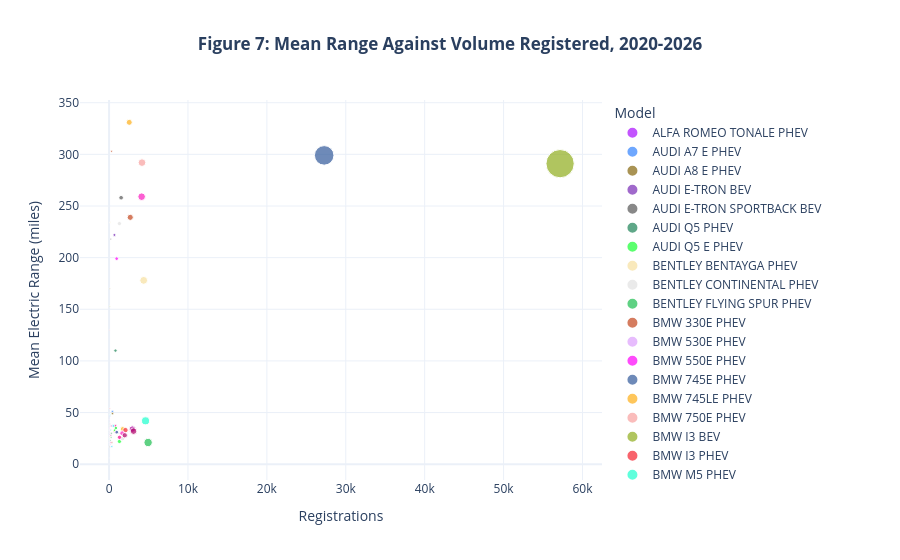

Notebook code cell kept with this figure:
### Code cell
fig = viz.late_period_scatter(models_2020_2026)

fig.show()

### Figure 1 — Plotly figure (JSON) as saved in the notebook; plotly's stock layout.template omitted (floating-point values rounded to 4 significant figures)
{"data": [{"hovertemplate": "Model=ALFA ROMEO TONALE PHEV<br>Registrations=%{marker.size}<br>Mean Electric Range (miles)=%{y}<extra></extra>", "legendgroup": "ALFA ROMEO TONALE PHEV", "marker": {"color": "#AA0DFE", "size": [98], "sizemode": "area", "sizeref": 142.9, "symbol": "circle"}, "mode": "markers", "name": "ALFA ROMEO TONALE PHEV", "orientation": "v", "showlegend": true, "type": "scatter", "x": [98], "xaxis": "x", "y": [33.0], "yaxis": "y"}, {"hovertemplate": "Model=AUDI A7 E PHEV<br>Registrations=%{marker.size}<br>Mean Electric Range (miles)=%{y}<extra></extra>", "legendgroup": "AUDI A7 E PHEV", "marker": {"color": "#3283FE", "size": [11], "sizemode": "area", "sizeref": 142.9, "symbol": "circle"}, "mode": "markers", "name": "AUDI A7 E PHEV", "orientation": "v", "showlegend": true, "type": "scatter", "x": [11], "xaxis": "x", "y": [24.0], "yaxis": "y"}, {"hovertemplate": "Model=AUDI A8 E PHEV<br>Registrations=%{marker.size}<br>Mean Electric Range (miles)=%{y}<extra></extra>", "legendgroup": "AUDI A8 E PHEV", "marker": {"color": "#85660D", "size": [4], "sizemode": "area", "sizeref": 142.9, "symbol": "circle"}, "mode": "markers", "name": "AUDI A8 E PHEV", "orientation": "v", "showlegend": true, "type": "scatter", "x": [4], "xaxis": "x", "y": [17.0], "yaxis": "y"}, {"hovertemplate": "Model=AUDI E-TRON BEV<br>Registrations=%{marker.size}<br>Mean Electric Range (miles)=%{y}<extra></extra>", "legendgroup": "AUDI E-TRON BEV", "marker": {"color": "#782AB6", "size": [678], "sizemode": "area", "sizeref": 142.9, "symbol": "circle"}, "mode": "markers", "name": "AUDI E-TRON BEV", "orientation": "v", "showlegend": true, "type": "scatter", "x": [678], "xaxis": "x", "y": [222.0], "yaxis": "y"}, {"hovertemplate": "Model=AUDI E-TRON SPORTBACK BEV<br>Registrations=%{marker.size}<br>Mean Electric Range (miles)=%{y}<extra></extra>", "legendgroup": "AUDI E-TRON SPORTBACK BEV", "marker": {"color": "#565656", "size": [208], "sizemode": "area", "sizeref": 142.9, "symbol": "circle"}, "mode": "markers", "name": "AUDI E-TRON SPORTBACK BEV", "orientation": "v", "showlegend": true, "type": "scatter", "x": [208], "xaxis": "x", "y": [218.0], "yaxis": "y"}, {"hovertemplate": "Model=AUDI Q5 PHEV<br>Registrations=%{marker.size}<br>Mean Electric Range (miles)=%{y}<extra></extra>", "legendgroup": "AUDI Q5 PHEV", "marker": {"color": "#1C8356", "size": [160], "sizemode": "area", "sizeref": 142.9, "symbol": "circle"}, "mode": "markers", "name": "AUDI Q5 PHEV", "orientation": "v", "showlegend": true, "type": "scatter", "x": [160], "xaxis": "x", "y": [23.0], "yaxis": "y"}, {"hovertemplate": "Model=AUDI Q5 E PHEV<br>Registrations=%{marker.size}<br>Mean Electric Range (miles)=%{y}<extra></extra>", "legendgroup": "AUDI Q5 E PHEV", "marker": {"color": "#16FF32", "size": [1312], "sizemode": "area", "sizeref": 142.9, "symbol": "circle"}, "mode": "markers", "name": "AUDI Q5 E PHEV", "orientation": "v", "showlegend": true, "type": "scatter", "x": [1312], "xaxis": "x", "y": [22.0], "yaxis": "y"}, {"hovertemplate": "Model=BENTLEY BENTAYGA PHEV<br>Registrations=%{marker.size}<br>Mean Electric Range (miles)=%{y}<extra></extra>", "legendgroup": "BENTLEY BENTAYGA PHEV", "marker": {"color": "#F7E1A0", "size": [3], "sizemode": "area", "sizeref": 142.9, "symbol": "circle"}, "mode": "markers", "name": "BENTLEY BENTAYGA PHEV", "orientation": "v", "showlegend": true, "type": "scatter", "x": [3], "xaxis": "x", "y": [23.0], "yaxis": "y"}, {"hovertemplate": "Model=BENTLEY CONTINENTAL PHEV<br>Registrations=%{marker.size}<br>Mean Electric Range (miles)=%{y}<extra></extra>", "legendgroup": "BENTLEY CONTINENTAL PHEV", "marker": {"color": "#E2E2E2", "size": [2], "sizemode": "area", "sizeref": 142.9, "symbol": "circle"}, "mode": "markers", "name": "BENTLEY CONTINENTAL PHEV", "orientation": "v", "showlegend": true, "type": "scatter", "x": [2], "xaxis": "x", "y": [40.0], "yaxis": "y"}, {"hovertemplate": "Model=BENTLEY FLYING SPUR PHEV<br>Registrations=%{marker.size}<br>Mean Electric Range (miles)=%{y}<extra></extra>", "legendgroup": "BENTLEY FLYING SPUR PHEV", "marker": {"color": "#1CBE4F", "size": [4], "sizemode": "area", "sizeref": 142.9, "symbol": "circle"}, "mode": "markers", "name": "BENTLEY FLYING SPUR PHEV", "orientation": "v", "showlegend": true, "type": "scatter", "x": [4], "xaxis": "x", "y": [33.0], "yaxis": "y"}, {"hovertemplate": "Model=BMW 330E PHEV<br>Registrations=%{marker.size}<br>Mean Electric Range (miles)=%{y}<extra></extra>", "legendgroup": "BMW 330E PHEV", "marker": {"color": "#C4451C", "size": [338], "sizemode": "area", "sizeref": 142.9, "symbol": "circle"}, "mode": "markers", "name": "BMW 330E PHEV", "orientation": "v", "showlegend": true, "type": "scatter", "x": [338], "xaxis": "x", "y": [21.0], "yaxis": "y"}, {"hovertemplate": "Model=BMW 530E PHEV<br>Registrations=%{marker.size}<br>Mean Electric Range (miles)=%{y}<extra></extra>", "legendgroup": "BMW 530E PHEV", "marker": {"color": "#DEA0FD", "size": [161], "sizemode": "area", "sizeref": 142.9, "symbol": "circle"}, "mode": "markers", "name": "BMW 530E PHEV", "orientation": "v", "showlegend": true, "type": "scatter", "x": [161], "xaxis": "x", "y": [19.0], "yaxis": "y"}, {"hovertemplate": "Model=BMW 550E PHEV<br>Registrations=%{marker.size}<br>Mean Electric Range (miles)=%{y}<extra></extra>", "legendgroup": "BMW 550E PHEV", "marker": {"color": "#FE00FA", "size": [38], "sizemode": "area", "sizeref": 142.9, "symbol": "circle"}, "mode": "markers", "name": "BMW 550E PHEV", "orientation": "v", "showlegend": true, "type": "scatter", "x": [38], "xaxis": "x", "y": [35.0], "yaxis": "y"}, {"hovertemplate": "Model=BMW 745E PHEV<br>Registrations=%{marker.size}<br>Mean Electric Range (miles)=%{y}<extra></extra>", "legendgroup": "BMW 745E PHEV", "marker": {"color": "#325A9B", "size": [12], "sizemode": "area", "sizeref": 142.9, "symbol": "circle"}, "mode": "markers", "name": "BMW 745E PHEV", "orientation": "v", "showlegend": true, "type": "scatter", "x": [12], "xaxis": "x", "y": [16.0], "yaxis": "y"}, {"hovertemplate": "Model=BMW 745LE PHEV<br>Registrations=%{marker.size}<br>Mean Electric Range (miles)=%{y}<extra></extra>", "legendgroup": "BMW 745LE PHEV", "marker": {"color": "#FEAF16", "size": [4], "sizemode": "area", "sizeref": 142.9, "symbol": "circle"}, "mode": "markers", "name": "BMW 745LE PHEV", "orientation": "v", "showlegend": true, "type": "scatter", "x": [4], "xaxis": "x", "y": [16.0], "yaxis": "y"}, {"hovertemplate": "Model=BMW 750E PHEV<br>Registrations=%{marker.size}<br>Mean Electric Range (miles)=%{y}<extra></extra>", "legendgroup": "BMW 750E PHEV", "marker": {"color": "#F8A19F", "size": [11], "sizemode": "area", "sizeref": 142.9, "symbol": "circle"}, "mode": "markers", "name": "BMW 750E PHEV", "orientation": "v", "showlegend": true, "type": "scatter", "x": [11], "xaxis": "x", "y": [34.0], "yaxis": "y"}, {"hovertemplate": "Model=BMW I3 BEV<br>Registrations=%{marker.size}<br>Mean Electric Range (miles)=%{y}<extra></extra>", "legendgroup": "BMW I3 BEV", "marker": {"color": "#90AD1C", "size": [84], "sizemode": "area", "sizeref": 142.9, "symbol": "circle"}, "mode": "markers", "name": "BMW I3 BEV", "orientation": "v", "showlegend": true, "type": "scatter", "x": [84], "xaxis": "x", "y": [153.0], "yaxis": "y"}, {"hovertemplate": "Model=BMW I3 PHEV<br>Registrations=%{marker.size}<br>Mean Electric Range (miles)=%{y}<extra></extra>", "legendgroup": "BMW I3 PHEV", "marker": {"color": "#F6222E", "size": [65], "sizemode": "area", "sizeref": 142.9, "symbol": "circle"}, "mode": "markers", "name": "BMW I3 PHEV", "orientation": "v", "showlegend": true, "type": "scatter", "x": [65], "xaxis": "x", "y": [130.0], "yaxis": "y"}, {"hovertemplate": "Model=BMW M5 PHEV<br>Registrations=%{marker.size}<br>Mean Electric Range (miles)=%{y}<extra></extra>", "legendgroup": "BMW M5 PHEV", "marker": {"color": "#1CFFCE", "size": [53], "sizemode": "area", "sizeref": 142.9, "symbol": "circle"}, "mode": "markers", "name": "BMW M5 PHEV", "orientation": "v", "showlegend": true, "type": "scatter", "x": [53], "xaxis": "x", "y": [25.0], "yaxis": "y"}, {"hovertemplate": "Model=BMW X3 PHEV<br>Registrations=%{marker.size}<br>Mean Electric Range (miles)=%{y}<extra></extra>", "legendgroup": "BMW X3 PHEV", "marker": {"color": "#2ED9FF", "size": [349], "sizemode": "area", "sizeref": 142.9, "symbol": "circle"}, "mode": "markers", "name": "BMW X3 PHEV", "orientation": "v", "showlegend": true, "type": "scatter", "x": [349], "xaxis": "x", "y": [17.0], "yaxis": "y"}, {"hovertemplate": "Model=BMW X5 PHEV<br>Registrations=%{marker.size}<br>Mean Electric Range (miles)=%{y}<extra></extra>", "legendgroup": "BMW X5 PHEV", "marker": {"color": "#B10DA1", "size": [2946], "sizemode": "area", "sizeref": 142.9, "symbol": "circle"}, "mode": "markers", "name": "BMW X5 PHEV", "orientation": "v", "showlegend": true, "type": "scatter", "x": [2946], "xaxis": "x", "y": [34.0], "yaxis": "y"}, {"hovertemplate": "Model=BMW XM PHEV<br>Registrations=%{marker.size}<br>Mean Electric Range (miles)=%{y}<extra></extra>", "legendgroup": "BMW XM PHEV", "marker": {"color": "#C075A6", "size": [32], "sizemode": "area", "sizeref": 142.9, "symbol": "circle"}, "mode": "markers", "name": "BMW XM PHEV", "orientation": "v", "showlegend": true, "type": "scatter", "x": [32], "xaxis": "x", "y": [31.0], "yaxis": "y"}, {"hovertemplate": "Model=CHEVROLET BOLT EV BEV<br>Registrations=%{marker.size}<br>Mean Electric Range (miles)=%{y}<extra></extra>", "legendgroup": "CHEVROLET BOLT EV BEV", "marker": {"color": "#FC1CBF", "size": [4128], "sizemode": "area", "sizeref": 142.9, "symbol": "circle"}, "mode": "markers", "name": "CHEVROLET BOLT EV BEV", "orientation": "v", "showlegend": true, "type": "scatter", "x": [4128], "xaxis": "x", "y": [259.0], "yaxis": "y"}, {"hovertemplate": "Model=CHRYSLER PACIFICA PHEV<br>Registrations=%{marker.size}<br>Mean Electric Range (miles)=%{y}<extra></extra>", "legendgroup": "CHRYSLER PACIFICA PHEV", "marker": {"color": "#B00068", "size": [3102], "sizemode": "area", "sizeref": 142.9, "symbol": "circle"}, "mode": "markers", "name": "CHRYSLER PACIFICA PHEV", "orientation": "v", "showlegend": true, "type": "scatter", "x": [3102], "xaxis": "x", "y": [32.0], "yaxis": "y"}, {"hovertemplate": "Model=DODGE HORNET PHEV<br>Registrations=%{marker.size}<br>Mean Electric Range (miles)=%{y}<extra></extra>", "legendgroup": "DODGE HORNET PHEV", "marker": {"color": "#FBE426", "size": [715], "sizemode": "area", "sizeref": 142.9, "symbol": "circle"}, "mode": "markers", "name": "DODGE HORNET PHEV", "orientation": "v", "showlegend": true, "type": "scatter", "x": [715], "xaxis": "x", "y": [32.0], "yaxis": "y"}, {"hovertemplate": "Model=FORD ESCAPE PHEV<br>Registrations=%{marker.size}<br>Mean Electric Range (miles)=%{y}<extra></extra>", "legendgroup": "FORD ESCAPE PHEV", "marker": {"color": "#FA0087", "size": [789], "sizemode": "area", "sizeref": 142.9, "symbol": "circle"}, "mode": "markers", "name": "FORD ESCAPE PHEV", "orientation": "v", "showlegend": true, "type": "scatter", "x": [789], "xaxis": "x", "y": [37.0], "yaxis": "y"}, {"hovertemplate": "Model=FORD FUSION PHEV<br>Registrations=%{marker.size}<br>Mean Electric Range (miles)=%{y}<extra></extra>", "legendgroup": "FORD FUSION PHEV", "marker": {"color": "#AA0DFE", "size": [60], "sizemode": "area", "sizeref": 142.9, "symbol": "circle"}, "mode": "markers", "name": "FORD FUSION PHEV", "orientation": "v", "showlegend": true, "type": "scatter", "x": [60], "xaxis": "x", "y": [26.0], "yaxis": "y"}, {"hovertemplate": "Model=HONDA CLARITY PHEV<br>Registrations=%{marker.size}<br>Mean Electric Range (miles)=%{y}<extra></extra>", "legendgroup": "HONDA CLARITY PHEV", "marker": {"color": "#3283FE", "size": [111], "sizemode": "area", "sizeref": 142.9, "symbol": "circle"}, "mode": "markers", "name": "HONDA CLARITY PHEV", "orientation": "v", "showlegend": true, "type": "scatter", "x": [111], "xaxis": "x", "y": [47.0], "yaxis": "y"}, {"hovertemplate": "Model=HYUNDAI IONIQ BEV<br>Registrations=%{marker.size}<br>Mean Electric Range (miles)=%{y}<extra></extra>", "legendgroup": "HYUNDAI IONIQ BEV", "marker": {"color": "#85660D", "size": [90], "sizemode": "area", "sizeref": 142.9, "symbol": "circle"}, "mode": "markers", "name": "HYUNDAI IONIQ BEV", "orientation": "v", "showlegend": true, "type": "scatter", "x": [90], "xaxis": "x", "y": [170.0], "yaxis": "y"}, {"hovertemplate": "Model=HYUNDAI IONIQ PHEV<br>Registrations=%{marker.size}<br>Mean Electric Range (miles)=%{y}<extra></extra>", "legendgroup": "HYUNDAI IONIQ PHEV", "marker": {"color": "#782AB6", "size": [88], "sizemode": "area", "sizeref": 142.9, "symbol": "circle"}, "mode": "markers", "name": "HYUNDAI IONIQ PHEV", "orientation": "v", "showlegend": true, "type": "scatter", "x": [88], "xaxis": "x", "y": [29.0], "yaxis": "y"}, {"hovertemplate": "Model=HYUNDAI KONA BEV<br>Registrations=%{marker.size}<br>Mean Electric Range (miles)=%{y}<extra></extra>", "legendgroup": "HYUNDAI KONA BEV", "marker": {"color": "#565656", "size": [1525], "sizemode": "area", "sizeref": 142.9, "symbol": "circle"}, "mode": "markers", "name": "HYUNDAI KONA BEV", "orientation": "v", "showlegend": true, "type": "scatter", "x": [1525], "xaxis": "x", "y": [258.0], "yaxis": "y"}, {"hovertemplate": "Model=HYUNDAI SANTA FE PHEV<br>Registrations=%{marker.size}<br>Mean Electric Range (miles)=%{y}<extra></extra>", "legendgroup": "HYUNDAI SANTA FE PHEV", "marker": {"color": "#1C8356", "size": [278], "sizemode": "area", "sizeref": 142.9, "symbol": "circle"}, "mode": "markers", "name": "HYUNDAI SANTA FE PHEV", "orientation": "v", "showlegend": true, "type": "scatter", "x": [278], "xaxis": "x", "y": [30.0], "yaxis": "y"}, {"hovertemplate": "Model=HYUNDAI TUCSON PHEV<br>Registrations=%{marker.size}<br>Mean Electric Range (miles)=%{y}<extra></extra>", "legendgroup": "HYUNDAI TUCSON PHEV", "marker": {"color": "#16FF32", "size": [714], "sizemode": "area", "sizeref": 142.9, "symbol": "circle"}, "mode": "markers", "name": "HYUNDAI TUCSON PHEV", "orientation": "v", "showlegend": true, "type": "scatter", "x": [714], "xaxis": "x", "y": [33.0], "yaxis": "y"}, {"hovertemplate": "Model=JAGUAR I-PACE BEV<br>Registrations=%{marker.size}<br>Mean Electric Range (miles)=%{y}<extra></extra>", "legendgroup": "JAGUAR I-PACE BEV", "marker": {"color": "#F7E1A0", "size": [132], "sizemode": "area", "sizeref": 142.9, "symbol": "circle"}, "mode": "markers", "name": "JAGUAR I-PACE BEV", "orientation": "v", "showlegend": true, "type": "scatter", "x": [132], "xaxis": "x", "y": [234.0], "yaxis": "y"}, {"hovertemplate": "Model=JEEP GRAND CHEROKEE PHEV<br>Registrations=%{marker.size}<br>Mean Electric Range (miles)=%{y}<extra></extra>", "legendgroup": "JEEP GRAND CHEROKEE PHEV", "marker": {"color": "#E2E2E2", "size": [1699], "sizemode": "area", "sizeref": 142.9, "symbol": "circle"}, "mode": "markers", "name": "JEEP GRAND CHEROKEE PHEV", "orientation": "v", "showlegend": true, "type": "scatter", "x": [1699], "xaxis": "x", "y": [25.0], "yaxis": "y"}, {"hovertemplate": "Model=JEEP WRANGLER PHEV<br>Registrations=%{marker.size}<br>Mean Electric Range (miles)=%{y}<extra></extra>", "legendgroup": "JEEP WRANGLER PHEV", "marker": {"color": "#1CBE4F", "size": [4947], "sizemode": "area", "sizeref": 142.9, "symbol": "circle"}, "mode": "markers", "name": "JEEP WRANGLER PHEV", "orientation": "v", "showlegend": true, "type": "scatter", "x": [4947], "xaxis": "x", "y": [21.0], "yaxis": "y"}, {"hovertemplate": "Model=KIA NIRO BEV<br>Registrations=%{marker.size}<br>Mean Electric Range (miles)=%{y}<extra></extra>", "legendgroup": "KIA NIRO BEV", "marker": {"color": "#C4451C", "size": [2683], "sizemode": "area", "sizeref": 142.9, "symbol": "circle"}, "mode": "markers", "name": "KIA NIRO BEV", "orientation": "v", "showlegend": true, "type": "scatter", "x": [2683], "xaxis": "x", "y": [239.0], "yaxis": "y"}, {"hovertemplate": "Model=KIA NIRO PHEV<br>Registrations=%{marker.size}<br>Mean Electric Range (miles)=%{y}<extra></extra>", "legendgroup": "KIA NIRO PHEV", "marker": {"color": "#DEA0FD", "size": [915], "sizemode": "area", "sizeref": 142.9, "symbol": "circle"}, "mode": "markers", "name": "KIA NIRO PHEV", "orientation": "v", "showlegend": true, "type": "scatter", "x": [915], "xaxis": "x", "y": [31.0], "yaxis": "y"}, {"hovertemplate": "Model=KIA OPTIMA PHEV<br>Registrations=%{marker.size}<br>Mean Electric Range (miles)=%{y}<extra></extra>", "legendgroup": "KIA OPTIMA PHEV", "marker": {"color": "#FE00FA", "size": [14], "sizemode": "area", "sizeref": 142.9, "symbol": "circle"}, "mode": "markers", "name": "KIA OPTIMA PHEV", "orientation": "v", "showlegend": true, "type": "scatter", "x": [14], "xaxis": "x", "y": [28.0], "yaxis": "y"}, {"hovertemplate": "Model=KIA SORENTO PHEV<br>Registrations=%{marker.size}<br>Mean Electric Range (miles)=%{y}<extra></extra>", "legendgroup": "KIA SORENTO PHEV", "marker": {"color": "#325A9B", "size": [978], "sizemode": "area", "sizeref": 142.9, "symbol": "circle"}, "mode": "markers", "name": "KIA SORENTO PHEV", "orientation": "v", "showlegend": true, "type": "scatter", "x": [978], "xaxis": "x", "y": [31.0], "yaxis": "y"}, {"hovertemplate": "Model=KIA SPORTAGE PHEV<br>Registrations=%{marker.size}<br>Mean Electric Range (miles)=%{y}<extra></extra>", "legendgroup": "KIA SPORTAGE PHEV", "marker": {"color": "#FEAF16", "size": [1724], "sizemode": "area", "sizeref": 142.9, "symbol": "circle"}, "mode": "markers", "name": "KIA SPORTAGE PHEV", "orientation": "v", "showlegend": true, "type": "scatter", "x": [1724], "xaxis": "x", "y": [34.0], "yaxis": "y"}, {"hovertemplate": "Model=LAMBORGHINI REVUELTO PHEV<br>Registrations=%{marker.size}<br>Mean Electric Range (miles)=%{y}<extra></extra>", "legendgroup": "LAMBORGHINI REVUELTO PHEV", "marker": {"color": "#F8A19F", "size": [10], "sizemode": "area", "sizeref": 142.9, "symbol": "circle"}, "mode": "markers", "name": "LAMBORGHINI REVUELTO PHEV", "orientation": "v", "showlegend": true, "type": "scatter", "x": [10], "xaxis": "x", "y": [6.0], "yaxis": "y"}, {"hovertemplate": "Model=LAMBORGHINI URUS PHEV<br>Registrations=%{marker.size}<br>Mean Electric Range (miles)=%{y}<extra></extra>", "legendgroup": "LAMBORGHINI URUS PHEV", "marker": {"color": "#90AD1C", "size": [13], "sizemode": "area", "sizeref": 142.9, "symbol": "circle"}, "mode": "markers", "name": "LAMBORGHINI URUS PHEV", "orientation": "v", "showlegend": true, "type": "scatter", "x": [13], "xaxis": "x", "y": [37.0], "yaxis": "y"}, {"hovertemplate": "Model=LAND ROVER RANGE ROVER PHEV<br>Registrations=%{marker.size}<br>Mean Electric Range (miles)=%{y}<extra></extra>", "legendgroup": "LAND ROVER RANGE ROVER PHEV", "marker": {"color": "#F6222E", "size": [86], "sizemode": "area", "sizeref": 142.9, "symbol": "circle"}, "mode": "markers", "name": "LAND ROVER RANGE ROVER PHEV", "orientation": "v", "showlegend": true, "type": "scatter", "x": [86], "xaxis": "x", "y": [54.0], "yaxis": "y"}, {"hovertemplate": "Model=LAND ROVER RANGE ROVER SPORT PHEV<br>Registrations=%{marker.size}<br>Mean Electric Range (miles)=%{y}<extra></extra>", "legendgroup": "LAND ROVER RANGE ROVER SPORT PHEV", "marker": {"color": "#1CFFCE", "size": [134], "sizemode": "area", "sizeref": 142.9, "symbol": "circle"}, "mode": "markers", "name": "LAND ROVER RANGE ROVER SPORT PHEV", "orientation": "v", "showlegend": true, "type": "scatter", "x": [134], "xaxis": "x", "y": [48.0], "yaxis": "y"}, {"hovertemplate": "Model=LEXUS NX PHEV<br>Registrations=%{marker.size}<br>Mean Electric Range (miles)=%{y}<extra></extra>", "legendgroup": "LEXUS NX PHEV", "marker": {"color": "#2ED9FF", "size": [531], "sizemode": "area", "sizeref": 142.9, "symbol": "circle"}, "mode": "markers", "name": "LEXUS NX PHEV", "orientation": "v", "showlegend": true, "type": "scatter", "x": [531], "xaxis": "x", "y": [37.0], "yaxis": "y"}, {"hovertemplate": "Model=LEXUS RX PHEV<br>Registrations=%{marker.size}<br>Mean Electric Range (miles)=%{y}<extra></extra>", "legendgroup": "LEXUS RX PHEV", "marker": {"color": "#B10DA1", "size": [270], "sizemode": "area", "sizeref": 142.9, "symbol": "circle"}, "mode": "markers", "name": "LEXUS RX PHEV", "orientation": "v", "showlegend": true, "type": "scatter", "x": [270], "xaxis": "x", "y": [37.0], "yaxis": "y"}, {"hovertemplate": "Model=LEXUS TX PHEV<br>Registrations=%{marker.size}<br>Mean Electric Range (miles)=%{y}<extra></extra>", "legendgroup": "LEXUS TX PHEV", "marker": {"color": "#C075A6", "size": [42], "sizemode": "area", "sizeref": 142.9, "symbol": "circle"}, "mode": "markers", "name": "LEXUS TX PHEV", "orientation": "v", "showlegend": true, "type": "scatter", "x": [42], "xaxis": "x", "y": [33.0], "yaxis": "y"}, {"hovertemplate": "Model=LINCOLN AVIATOR PHEV<br>Registrations=%{marker.size}<br>Mean Electric Range (miles)=%{y}<extra></extra>", "legendgroup": "LINCOLN AVIATOR PHEV", "marker": {"color": "#FC1CBF", "size": [200], "sizemode": "area", "sizeref": 142.9, "symbol": "circle"}, "mode": "markers", "name": "LINCOLN AVIATOR PHEV", "orientation": "v", "showlegend": true, "type": "scatter", "x": [200], "xaxis": "x", "y": [21.0], "yaxis": "y"}, {"hovertemplate": "Model=LINCOLN CORSAIR PHEV<br>Registrations=%{marker.size}<br>Mean Electric Range (miles)=%{y}<extra></extra>", "legendgroup": "LINCOLN CORSAIR PHEV", "marker": {"color": "#B00068", "size": [233], "sizemode": "area", "sizeref": 142.9, "symbol": "circle"}, "mode": "markers", "name": "LINCOLN CORSAIR PHEV", "orientation": "v", "showlegend": true, "type": "scatter", "x": [233], "xaxis": "x", "y": [28.0], "yaxis": "y"}, {"hovertemplate": "Model=MAZDA CX-70 PHEV<br>Registrations=%{marker.size}<br>Mean Electric Range (miles)=%{y}<extra></extra>", "legendgroup": "MAZDA CX-70 PHEV", "marker": {"color": "#FBE426", "size": [152], "sizemode": "area", "sizeref": 142.9, "symbol": "circle"}, "mode": "markers", "name": "MAZDA CX-70 PHEV", "orientation": "v", "showlegend": true, "type": "scatter", "x": [152], "xaxis": "x", "y": [26.0], "yaxis": "y"}, {"hovertemplate": "Model=MAZDA CX-90 PHEV<br>Registrations=%{marker.size}<br>Mean Electric Range (miles)=%{y}<extra></extra>", "legendgroup": "MAZDA CX-90 PHEV", "marker": {"color": "#FA0087", "size": [1319], "sizemode": "area", "sizeref": 142.9, "symbol": "circle"}, "mode": "markers", "name": "MAZDA CX-90 PHEV", "orientation": "v", "showlegend": true, "type": "scatter", "x": [1319], "xaxis": "x", "y": [26.0], "yaxis": "y"}, {"hovertemplate": "Model=MERCEDES-BENZ E-CLASS PHEV<br>Registrations=%{marker.size}<br>Mean Electric Range (miles)=%{y}<extra></extra>", "legendgroup": "MERCEDES-BENZ E-CLASS PHEV", "marker": {"color": "#AA0DFE", "size": [43], "sizemode": "area", "sizeref": 142.9, "symbol": "circle"}, "mode": "markers", "name": "MERCEDES-BENZ E-CLASS PHEV", "orientation": "v", "showlegend": true, "type": "scatter", "x": [43], "xaxis": "x", "y": [43.0], "yaxis": "y"}, {"hovertemplate": "Model=MERCEDES-BENZ GLC-CLASS PHEV<br>Registrations=%{marker.size}<br>Mean Electric Range (miles)=%{y}<extra></extra>", "legendgroup": "MERCEDES-BENZ GLC-CLASS PHEV", "marker": {"color": "#3283FE", "size": [425], "sizemode": "area", "sizeref": 142.9, "symbol": "circle"}, "mode": "markers", "name": "MERCEDES-BENZ GLC-CLASS PHEV", "orientation": "v", "showlegend": true, "type": "scatter", "x": [425], "xaxis": "x", "y": [51.0], "yaxis": "y"}, {"hovertemplate": "Model=MERCEDES-BENZ GLE-CLASS PHEV<br>Registrations=%{marker.size}<br>Mean Electric Range (miles)=%{y}<extra></extra>", "legendgroup": "MERCEDES-BENZ GLE-CLASS PHEV", "marker": {"color": "#85660D", "size": [432], "sizemode": "area", "sizeref": 142.9, "symbol": "circle"}, "mode": "markers", "name": "MERCEDES-BENZ GLE-CLASS PHEV", "orientation": "v", "showlegend": true, "type": "scatter", "x": [432], "xaxis": "x", "y": [49.0], "yaxis": "y"}, {"hovertemplate": "Model=MERCEDES-BENZ S-CLASS PHEV<br>Registrations=%{marker.size}<br>Mean Electric Range (miles)=%{y}<extra></extra>", "legendgroup": "MERCEDES-BENZ S-CLASS PHEV", "marker": {"color": "#782AB6", "size": [37], "sizemode": "area", "sizeref": 142.9, "symbol": "circle"}, "mode": "markers", "name": "MERCEDES-BENZ S-CLASS PHEV", "orientation": "v", "showlegend": true, "type": "scatter", "x": [37], "xaxis": "x", "y": [27.0], "yaxis": "y"}, {"hovertemplate": "Model=MINI COUNTRYMAN PHEV<br>Registrations=%{marker.size}<br>Mean Electric Range (miles)=%{y}<extra></extra>", "legendgroup": "MINI COUNTRYMAN PHEV", "marker": {"color": "#565656", "size": [76], "sizemode": "area", "sizeref": 142.9, "symbol": "circle"}, "mode": "markers", "name": "MINI COUNTRYMAN PHEV", "orientation": "v", "showlegend": true, "type": "scatter", "x": [76], "xaxis": "x", "y": [17.0], "yaxis": "y"}, {"hovertemplate": "Model=MINI HARDTOP BEV<br>Registrations=%{marker.size}<br>Mean Electric Range (miles)=%{y}<extra></extra>", "legendgroup": "MINI HARDTOP BEV", "marker": {"color": "#1C8356", "size": [810], "sizemode": "area", "sizeref": 142.9, "symbol": "circle"}, "mode": "markers", "name": "MINI HARDTOP BEV", "orientation": "v", "showlegend": true, "type": "scatter", "x": [810], "xaxis": "x", "y": [110.0], "yaxis": "y"}, {"hovertemplate": "Model=MITSUBISHI OUTLANDER PHEV<br>Registrations=%{marker.size}<br>Mean Electric Range (miles)=%{y}<extra></extra>", "legendgroup": "MITSUBISHI OUTLANDER PHEV", "marker": {"color": "#16FF32", "size": [862], "sizemode": "area", "sizeref": 142.9, "symbol": "circle"}, "mode": "markers", "name": "MITSUBISHI OUTLANDER PHEV", "orientation": "v", "showlegend": true, "type": "scatter", "x": [862], "xaxis": "x", "y": [35.0], "yaxis": "y"}, {"hovertemplate": "Model=NISSAN LEAF BEV<br>Registrations=%{marker.size}<br>Mean Electric Range (miles)=%{y}<extra></extra>", "legendgroup": "NISSAN LEAF BEV", "marker": {"color": "#F7E1A0", "size": [4388], "sizemode": "area", "sizeref": 142.9, "symbol": "circle"}, "mode": "markers", "name": "NISSAN LEAF BEV", "orientation": "v", "showlegend": true, "type": "scatter", "x": [4388], "xaxis": "x", "y": [178.0], "yaxis": "y"}, {"hovertemplate": "Model=POLESTAR PS2 BEV<br>Registrations=%{marker.size}<br>Mean Electric Range (miles)=%{y}<extra></extra>", "legendgroup": "POLESTAR PS2 BEV", "marker": {"color": "#E2E2E2", "size": [1309], "sizemode": "area", "sizeref": 142.9, "symbol": "circle"}, "mode": "markers", "name": "POLESTAR PS2 BEV", "orientation": "v", "showlegend": true, "type": "scatter", "x": [1309], "xaxis": "x", "y": [233.0], "yaxis": "y"}, {"hovertemplate": "Model=PORSCHE CAYENNE PHEV<br>Registrations=%{marker.size}<br>Mean Electric Range (miles)=%{y}<extra></extra>", "legendgroup": "PORSCHE CAYENNE PHEV", "marker": {"color": "#1CBE4F", "size": [259], "sizemode": "area", "sizeref": 142.9, "symbol": "circle"}, "mode": "markers", "name": "PORSCHE CAYENNE PHEV", "orientation": "v", "showlegend": true, "type": "scatter", "x": [259], "xaxis": "x", "y": [26.0], "yaxis": "y"}, {"hovertemplate": "Model=PORSCHE MACAN BEV<br>Registrations=%{marker.size}<br>Mean Electric Range (miles)=%{y}<extra></extra>", "legendgroup": "PORSCHE MACAN BEV", "marker": {"color": "#C4451C", "size": [318], "sizemode": "area", "sizeref": 142.9, "symbol": "circle"}, "mode": "markers", "name": "PORSCHE MACAN BEV", "orientation": "v", "showlegend": true, "type": "scatter", "x": [318], "xaxis": "x", "y": [303.0], "yaxis": "y"}, {"hovertemplate": "Model=PORSCHE PANAMERA PHEV<br>Registrations=%{marker.size}<br>Mean Electric Range (miles)=%{y}<extra></extra>", "legendgroup": "PORSCHE PANAMERA PHEV", "marker": {"color": "#DEA0FD", "size": [72], "sizemode": "area", "sizeref": 142.9, "symbol": "circle"}, "mode": "markers", "name": "PORSCHE PANAMERA PHEV", "orientation": "v", "showlegend": true, "type": "scatter", "x": [72], "xaxis": "x", "y": [21.0], "yaxis": "y"}, {"hovertemplate": "Model=PORSCHE TAYCAN BEV<br>Registrations=%{marker.size}<br>Mean Electric Range (miles)=%{y}<extra></extra>", "legendgroup": "PORSCHE TAYCAN BEV", "marker": {"color": "#FE00FA", "size": [962], "sizemode": "area", "sizeref": 142.9, "symbol": "circle"}, "mode": "markers", "name": "PORSCHE TAYCAN BEV", "orientation": "v", "showlegend": true, "type": "scatter", "x": [962], "xaxis": "x", "y": [199.0], "yaxis": "y"}, {"hovertemplate": "Model=TESLA MODEL 3 BEV<br>Registrations=%{marker.size}<br>Mean Electric Range (miles)=%{y}<extra></extra>", "legendgroup": "TESLA MODEL 3 BEV", "marker": {"color": "#325A9B", "size": [27264], "sizemode": "area", "sizeref": 142.9, "symbol": "circle"}, "mode": "markers", "name": "TESLA MODEL 3 BEV", "orientation": "v", "showlegend": true, "type": "scatter", "x": [27264], "xaxis": "x", "y": [299.0], "yaxis": "y"}, {"hovertemplate": "Model=TESLA MODEL S BEV<br>Registrations=%{marker.size}<br>Mean Electric Range (miles)=%{y}<extra></extra>", "legendgroup": "TESLA MODEL S BEV", "marker": {"color": "#FEAF16", "size": [2557], "sizemode": "area", "sizeref": 142.9, "symbol": "circle"}, "mode": "markers", "name": "TESLA MODEL S BEV", "orientation": "v", "showlegend": true, "type": "scatter", "x": [2557], "xaxis": "x", "y": [331.0], "yaxis": "y"}, {"hovertemplate": "Model=TESLA MODEL X BEV<br>Registrations=%{marker.size}<br>Mean Electric Range (miles)=%{y}<extra></extra>", "legendgroup": "TESLA MODEL X BEV", "marker": {"color": "#F8A19F", "size": [4171], "sizemode": "area", "sizeref": 142.9, "symbol": "circle"}, "mode": "markers", "name": "TESLA MODEL X BEV", "orientation": "v", "showlegend": true, "type": "scatter", "x": [4171], "xaxis": "x", "y": [292.0], "yaxis": "y"}, {"hovertemplate": "Model=TESLA MODEL Y BEV<br>Registrations=%{marker.size}<br>Mean Electric Range (miles)=%{y}<extra></extra>", "legendgroup": "TESLA MODEL Y BEV", "marker": {"color": "#90AD1C", "size": [57163], "sizemode": "area", "sizeref": 142.9, "symbol": "circle"}, "mode": "markers", "name": "TESLA MODEL Y BEV", "orientation": "v", "showlegend": true, "type": "scatter", "x": [57163], "xaxis": "x", "y": [291.0], "yaxis": "y"}, {"hovertemplate": "Model=TOYOTA PRIUS PRIME (PHEV) PHEV<br>Registrations=%{marker.size}<br>Mean Electric Range (miles)=%{y}<extra></extra>", "legendgroup": "TOYOTA PRIUS PRIME (PHEV) PHEV", "marker": {"color": "#F6222E", "size": [2078], "sizemode": "area", "sizeref": 142.9, "symbol": "circle"}, "mode": "markers", "name": "TOYOTA PRIUS PRIME (PHEV) PHEV", "orientation": "v", "showlegend": true, "type": "scatter", "x": [2078], "xaxis": "x", "y": [33.0], "yaxis": "y"}, {"hovertemplate": "Model=TOYOTA RAV4 PRIME (PHEV) PHEV<br>Registrations=%{marker.size}<br>Mean Electric Range (miles)=%{y}<extra></extra>", "legendgroup": "TOYOTA RAV4 PRIME (PHEV) PHEV", "marker": {"color": "#1CFFCE", "size": [4621], "sizemode": "area", "sizeref": 142.9, "symbol": "circle"}, "mode": "markers", "name": "TOYOTA RAV4 PRIME (PHEV) PHEV", "orientation": "v", "showlegend": true, "type": "scatter", "x": [4621], "xaxis": "x", "y": [42.0], "yaxis": "y"}, {"hovertemplate": "Model=VOLVO S60 PHEV<br>Registrations=%{marker.size}<br>Mean Electric Range (miles)=%{y}<extra></extra>", "legendgroup": "VOLVO S60 PHEV", "marker": {"color": "#2ED9FF", "size": [196], "sizemode": "area", "sizeref": 142.9, "symbol": "circle"}, "mode": "markers", "name": "VOLVO S60 PHEV", "orientation": "v", "showlegend": true, "type": "scatter", "x": [196], "xaxis": "x", "y": [33.0], "yaxis": "y"}, {"hovertemplate": "Model=VOLVO S90 PHEV<br>Registrations=%{marker.size}<br>Mean Electric Range (miles)=%{y}<extra></extra>", "legendgroup": "VOLVO S90 PHEV", "marker": {"color": "#B10DA1", "size": [17], "sizemode": "area", "sizeref": 142.9, "symbol": "circle"}, "mode": "markers", "name": "VOLVO S90 PHEV", "orientation": "v", "showlegend": true, "type": "scatter", "x": [17], "xaxis": "x", "y": [35.0], "yaxis": "y"}, {"hovertemplate": "Model=VOLVO V60 PHEV<br>Registrations=%{marker.size}<br>Mean Electric Range (miles)=%{y}<extra></extra>", "legendgroup": "VOLVO V60 PHEV", "marker": {"color": "#C075A6", "size": [100], "sizemode": "area", "sizeref": 142.9, "symbol": "circle"}, "mode": "markers", "name": "VOLVO V60 PHEV", "orientation": "v", "showlegend": true, "type": "scatter", "x": [100], "xaxis": "x", "y": [39.0], "yaxis": "y"}, {"hovertemplate": "Model=VOLVO XC60 PHEV<br>Registrations=%{marker.size}<br>Mean Electric Range (miles)=%{y}<extra></extra>", "legendgroup": "VOLVO XC60 PHEV", "marker": {"color": "#FC1CBF", "size": [1658], "sizemode": "area", "sizeref": 142.9, "symbol": "circle"}, "mode": "markers", "name": "VOLVO XC60 PHEV", "orientation": "v", "showlegend": true, "type": "scatter", "x": [1658], "xaxis": "x", "y": [30.0], "yaxis": "y"}, {"hovertemplate": "Model=VOLVO XC90 PHEV<br>Registrations=%{marker.size}<br>Mean Electric Range (miles)=%{y}<extra></extra>", "legendgroup": "VOLVO XC90 PHEV", "marker": {"color": "#B00068", "size": [1988], "sizemode": "area", "sizeref": 142.9, "symbol": "circle"}, "mode": "markers", "name": "VOLVO XC90 PHEV", "orientation": "v", "showlegend": true, "type": "scatter", "x": [1988], "xaxis": "x", "y": [28.0], "yaxis": "y"}], "layout": {"legend": {"itemsizing": "constant", "title": {"text": "Model"}, "tracegroupgap": 0}, "title": {"text": "<b>Figure 7: Mean Range Against Volume Registered, 2020-2026</b>", "x": 0.5}, "xaxis": {"anchor": "y", "domain": [0.0, 1.0], "title": {"text": "Registrations"}}, "yaxis": {"anchor": "x", "domain": [0.0, 1.0], "title": {"text": "Mean Electric Range (miles)"}}}}
